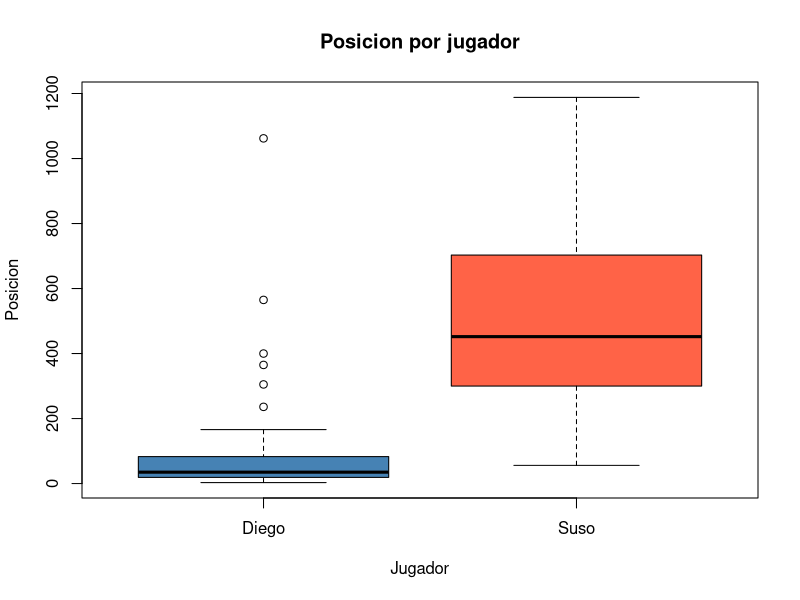
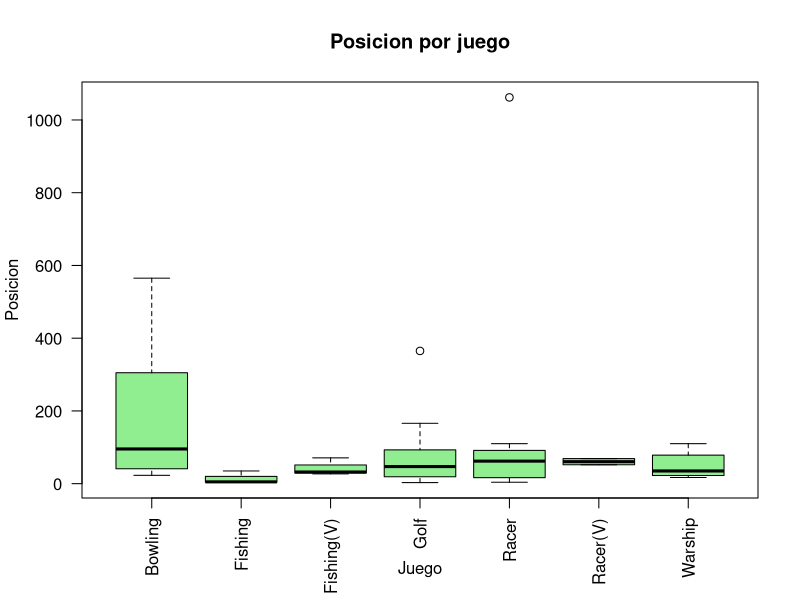
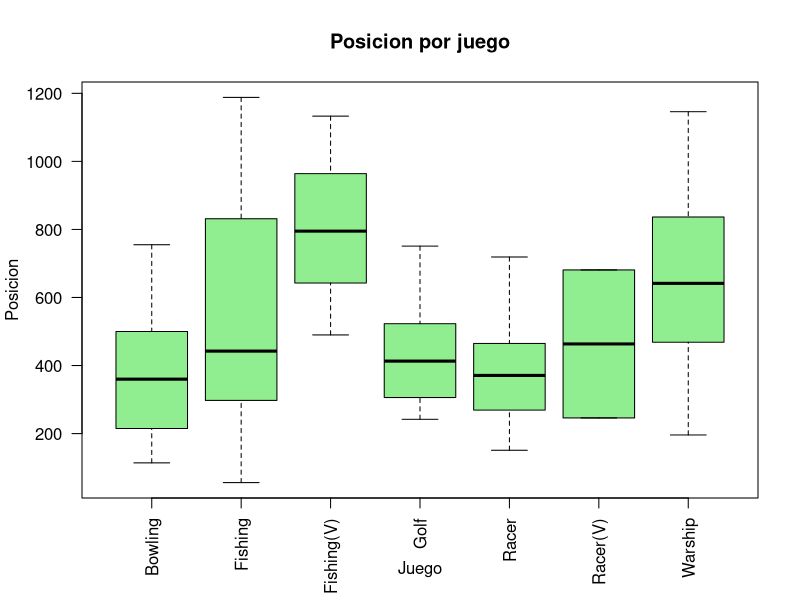
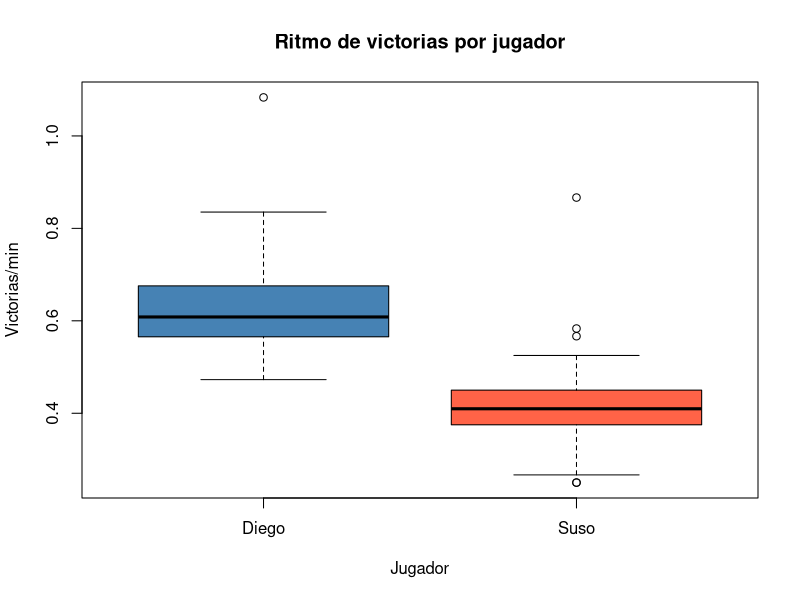
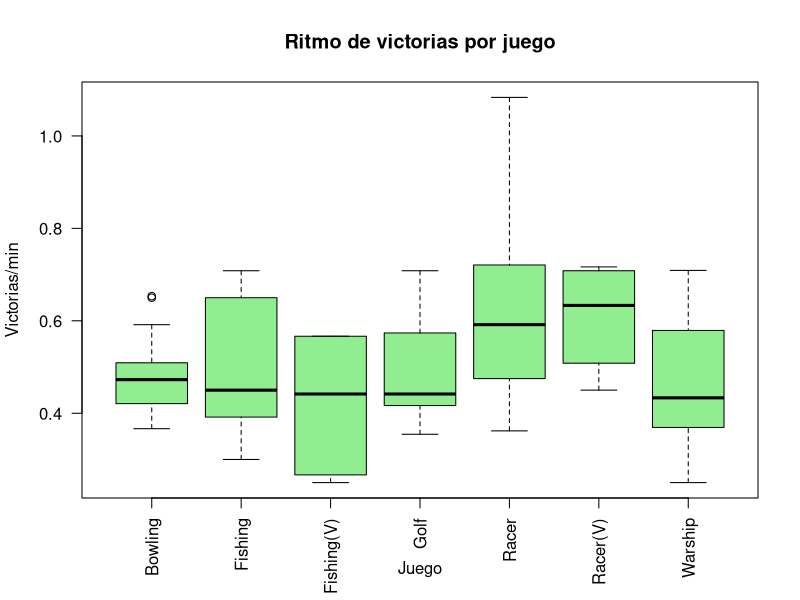
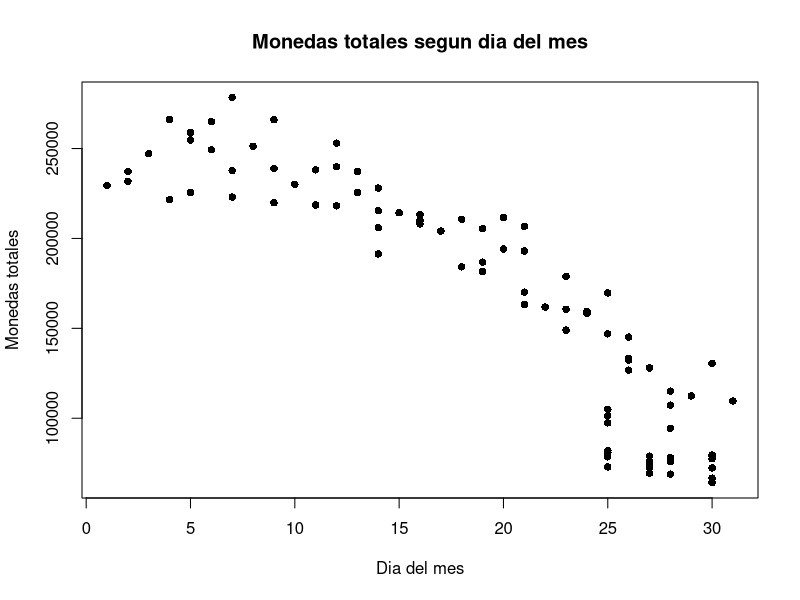
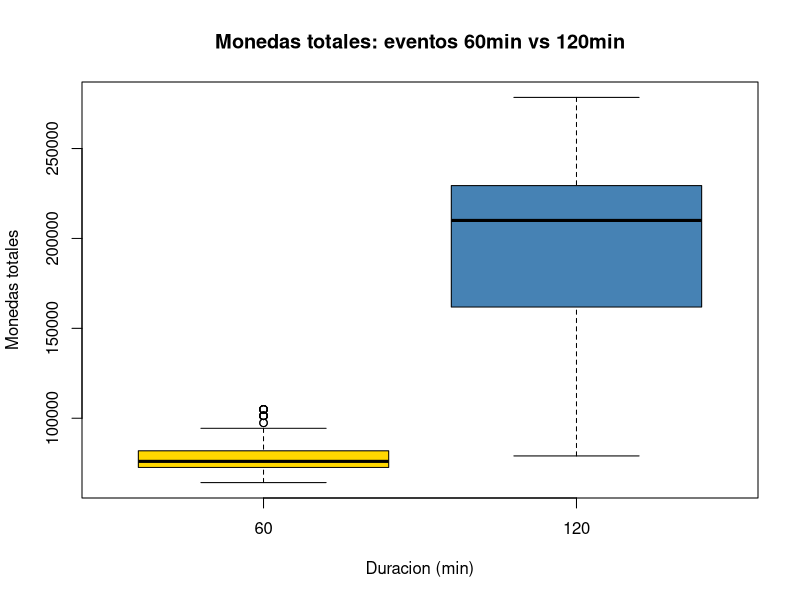
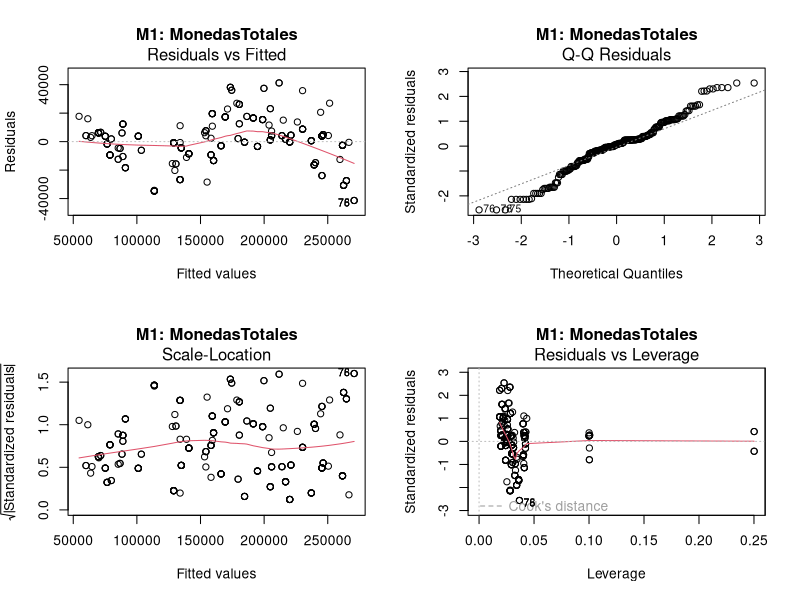

Source code (R) for these figures, in order:
#### ANALISE DOS MINIXOGOS DO ATLAS ####
########################################

setwd("C:/Users/suso2/OneDrive/Escritorio/Atlas")

# ============================================================
# 1. LIBRERIAS
# ============================================================
library(lubridate)
library(dplyr)


# ============================================================
# 2. CARGA Y PREPARACION DE DATOS
# ============================================================
# Dejaremos los datos crudos por si queremos revisar algo en el futuro, ya que
# manipularemos en gran medida la base de datos orginal
datos_crudos <- read.table("registro_juegos.txt", sep = "", header = TRUE)

datos <- read.table("registro_juegos.txt", sep = "", header = TRUE)

# --- Funcion: detectar si una fecha es el ultimo sabado del mes ---
es_ultimo_sabado <- function(fecha) {
  wday(fecha, week_start = 1) == 6 &   # es sabado (1=lun, 6=sab)
  month(fecha + 7) != month(fecha)      # el siguiente sabado ya es otro mes
}

# --- Tipos correctos ---
datos$Fecha   <- dmy(datos$Fecha)
datos$Juego   <- as.factor(datos$Juego)
datos$Jugador <- as.factor(datos$Jugador)

# --- Duracion real segun regla del ultimo sabado ---
datos$Duracion <- ifelse(es_ultimo_sabado(datos$Fecha), 60, 120)

# --- Variables derivadas ---
datos$PropTiempo     <- datos$TiempoJugado.min. / datos$Duracion
datos$DiaMes         <- mday(datos$Fecha)
datos$RitmoVictorias <- datos$Victorias / (datos$PropTiempo * datos$Duracion)
# RitmoVictorias = victorias por minuto jugado (propio de cada jugador y juego)

# --- Eliminar columnas redundantes y Fecha ---
datos <- datos %>% select(-TiempoJugado.min., -Duracion.min., -Fecha)

# --- Vista rapida ---
str(datos)
summary(datos)


# ============================================================
# 3. ANALISIS EXPLORATORIO (EDA)
# ============================================================

# Distribucion de posiciones por jugador
boxplot(Posicion ~ Jugador, data = datos,
        main = "Posicion por jugador", ylab = "Posicion",
        col = c("steelblue", "tomato"))

# Distribucion de posiciones por juego (Diego)
boxplot(Posicion ~ Juego, datos %>% filter(Jugador %in% c("Diego")),
        main = "Posicion por juego", ylab = "Posicion",
        col = "lightgreen", las = 2)

# Distribucion de posiciones por juego (Suso)
boxplot(Posicion ~ Juego, datos %>% filter(Jugador %in% c("Suso")),
        main = "Posicion por juego", ylab = "Posicion",
        col = "lightgreen", las = 2)

# Ritmo de victorias por jugador y juego
boxplot(RitmoVictorias ~ Jugador, data = datos,
        main = "Ritmo de victorias por jugador",
        ylab = "Victorias/min", col = c("steelblue", "tomato"))

boxplot(RitmoVictorias ~ Juego, data = datos,
        main = "Ritmo de victorias por juego",
        ylab = "Victorias/min", col = "lightgreen", las = 2)

# Efecto del dia del mes sobre monedas totales
plot(datos$DiaMes, datos$MonedasTotales,
     main = "Monedas totales segun dia del mes",
     xlab = "Dia del mes", ylab = "Monedas totales", pch = 16)

# Monedas segun tipo de evento
boxplot(MonedasTotales ~ Duracion, data = datos,
        main = "Monedas totales: eventos 60min vs 120min",
        xlab = "Duracion (min)", ylab = "Monedas totales",
        col = c("gold", "steelblue"))

# Correlaciones numericas
cor(datos %>% select(where(is.numeric)), use = "complete.obs")


# ============================================================
# 4. DIVISION TRAIN / TEST
# ============================================================

set.seed(42)
n         <- nrow(datos)
idx_train <- sample(1:n, size = floor(0.8 * n))

train <- datos[idx_train, ]
test  <- datos[-idx_train, ]

cat("Filas train:", nrow(train), "| Filas test:", nrow(test), "\n")


# ============================================================
# 5. MODELOS
# ============================================================
# Flujo de prediccion encadenado:
#
#   DiaMes + Juego + Duracion
#       --> [M1] MonedasTotales estimadas
#
#   MonedasTotales + Posicion_objetivo + Juego + DiaMes
#       --> [M2] Victorias necesarias
#       (el jugador NO entra: las victorias requeridas son iguales para todos)
#
#   Juego + Jugador
#       --> [M3] RitmoVictorias (victorias/min, especifico de cada jugador y juego)
#       --> Tiempo = Victorias / Ritmo

# --- Modelo 1: estimar monedas totales del evento ---
m1 <- lm(MonedasTotales ~ Juego + DiaMes + Duracion, data = train)
summary(m1)

# --- Modelo 2: estimar victorias necesarias para una posicion ---
m2 <- lm(Victorias ~ Posicion + MonedasTotales + Juego, data = train)
summary(m2)

# --- Modelo 3: estimar ritmo de victorias por jugador y juego ---
train_m3 <- train %>% filter(!is.na(RitmoVictorias))
m3 <- lm(RitmoVictorias ~ Juego + Jugador, data = train_m3)
summary(m3)


# ============================================================
# 6. SELECCION DE MODELOS (AIC)
# ============================================================

# Alternativas para M1
m1b <- lm(MonedasTotales ~ Juego * DiaMes + Duracion, data = train)
AIC(m1, m1b)

# Alternativas para M2
m2b <- lm(Victorias ~ Posicion + MonedasTotales + Juego * DiaMes, data = train)
AIC(m2, m2b)

# Alternativas para M3 (interaccion: el ritmo puede variar por jugador segun juego)
m3b <- lm(RitmoVictorias ~ Juego * Jugador, data = train_m3)
AIC(m3, m3b)

# --- Selecciona el mejor en cada caso (diferencia > 2 puntos justifica complejidad) ---
# INSTRUCCIONES:
seleccionar_modelo <- function(m_simple, m_complejo, umbral = 2, nombre = "") {
  aic_simple  <- AIC(m_simple)
  aic_complejo <- AIC(m_complejo)
  diferencia  <- aic_simple - aic_complejo          # positivo = complejo es mejor
  
  cat(sprintf(
    "[%s] AIC simple: %.2f | AIC complejo: %.2f | Diferencia: %.2f → %s\n",
    nombre, aic_simple, aic_complejo, diferencia,
    ifelse(diferencia > umbral, "se elige COMPLEJO", "se elige SIMPLE")
  ))
  
  if (diferencia > umbral) m_complejo else m_simple
}

mejor_m1 <- seleccionar_modelo(m1, m1b, nombre = "M1")
mejor_m2 <- seleccionar_modelo(m2, m2b, nombre = "M2")
mejor_m3 <- seleccionar_modelo(m3, m3b, nombre = "M3")


# ============================================================
# 7. EVALUACION SOBRE TEST
# ============================================================

evaluar <- function(modelo, test_data, var_objetivo) {
  pred <- predict(modelo, newdata = test_data)
  real <- test_data[[var_objetivo]]
  MAE  <- mean(abs(pred - real), na.rm = TRUE)
  RMSE <- sqrt(mean((pred - real)^2, na.rm = TRUE))
  cat("MAE:", round(MAE, 2), "| RMSE:", round(RMSE, 2), "\n")
}

test_m3 <- test %>% filter(!is.na(RitmoVictorias))

cat("--- M1: MonedasTotales ---\n");  evaluar(mejor_m1, test, "MonedasTotales")
cat("--- M2: Victorias ---\n");       evaluar(mejor_m2, test, "Victorias")
cat("--- M3: RitmoVictorias ---\n");  evaluar(mejor_m3, test_m3, "RitmoVictorias")


# ============================================================
# 8. DIAGNOSTICO DE RESIDUOS
# ============================================================

par(mfrow = c(2, 2))
plot(mejor_m1, main = "M1: MonedasTotales")


par(mfrow = c(2, 2))
plot(mejor_m2, main = "M2: Victorias")

par(mfrow = c(2, 2))
plot(mejor_m3, main = "M3: RitmoVictorias")

par(mfrow = c(1, 1))


# ============================================================
# 9. FUNCION DE PREDICCION FINAL
# ============================================================
# Uso: predecir_evento("Diego", "Fishing", fecha = "2026-06-10", posicion_objetivo = 50)

predecir_evento <- function(jugador, juego, fecha, posicion_objetivo) {
  
  fecha        <- as.Date(fecha)
  duracion_min <- ifelse(es_ultimo_sabado(fecha), 60, 120)
  dia_mes      <- mday(fecha)
  
  # Paso 1: estimar monedas totales del evento
  d1 <- data.frame(
    Juego    = factor(juego, levels = levels(datos$Juego)),
    DiaMes   = dia_mes,
    Duracion = duracion_min
  )
  pred_m1     <- predict(mejor_m1, newdata = d1, interval = "prediction", level = 0.95)
  monedas_est <- pred_m1[, "fit"]
  monedas_lwr <- pred_m1[, "lwr"]
  monedas_upr <- pred_m1[, "upr"]
  
  # Paso 2: estimar victorias necesarias para esa posicion
  d2 <- data.frame(
    Juego          = factor(juego, levels = levels(datos$Juego)),
    Posicion       = posicion_objetivo,
    MonedasTotales = monedas_est,
    DiaMes         = dia_mes
  )
  pred_m2       <- predict(mejor_m2, newdata = d2, interval = "prediction", level = 0.95)
  victorias_est <- pred_m2[, "fit"]
  victorias_lwr <- pred_m2[, "lwr"]
  victorias_upr <- pred_m2[, "upr"]
  
  # Paso 3: estimar ritmo de victorias del jugador en ese juego
  d3 <- data.frame(
    Juego   = factor(juego,   levels = levels(datos$Juego)),
    Jugador = factor(jugador, levels = levels(datos$Jugador))
  )
  pred_m3   <- predict(mejor_m3, newdata = d3, interval = "prediction", level = 0.95)
  ritmo_est <- pred_m3[, "fit"]
  ritmo_lwr <- pred_m3[, "lwr"]
  ritmo_upr <- pred_m3[, "upr"]
  
  # Tiempo necesario: central + escenarios pesimista y optimista
  # Pesimista: mas victorias necesarias, ritmo mas lento
  # Optimista: menos victorias necesarias, ritmo mas rapido
  tiempo_est       <- round(victorias_est / ritmo_est)
  tiempo_pesimista <- round(victorias_upr / ritmo_lwr)
  tiempo_optimista <- round(victorias_lwr / ritmo_upr)
  
  # Resultado
  tipo_evento <- ifelse(duracion_min == 60, "Ultimo sabado (60 min)", "Normal (120 min)")
  cat("=============================================\n")
  cat("Jugador:              ", jugador, "\n")
  cat("Juego:                ", juego, "\n")
  cat("Fecha:                ", format(fecha), "\n")
  cat("Tipo de evento:       ", tipo_evento, "\n")
  cat("Posicion objetivo:    ", posicion_objetivo, "\n")
  cat("---------------------------------------------\n")
  cat("Monedas estimadas:    ", round(monedas_est), "\n")
  cat("  IC 95%:             [", round(monedas_lwr), "-", round(monedas_upr), "]\n")
  cat("Victorias necesarias: ", round(victorias_est), "\n")
  cat("  IC 95%:             [", round(victorias_lwr), "-", round(victorias_upr), "]\n")
  cat("Ritmo estimado:       ", round(ritmo_est, 3), "victorias/min\n")
  cat("  IC 95%:             [", round(ritmo_lwr, 3), "-", round(ritmo_upr, 3), "] victorias/min\n")
  cat("---------------------------------------------\n")
  cat("Tiempo necesario:     ", tiempo_est,       "min  (estimacion central)\n")
  cat("  Optimista:          ", tiempo_optimista, "min\n")
  cat("  Pesimista:          ", tiempo_pesimista, "min\n")
  cat("Duracion del evento:  ", duracion_min,     "min\n")
  cat("=============================================\n")
}

# --- Ejemplos de uso ---
predecir_evento("Suso", "Fishing(V)", fecha = "2026-06-27", posicion_objetivo = 500)
predecir_evento("Diego", "Fishing", fecha = "2026-06-28", posicion_objetivo = 100)
# Mismo evento: victorias iguales, tiempo distinto segun el ritmo de cada jugador

predecir_evento("Suso",  "Fishing",  fecha = "2026-07-14", posicion_objetivo = 500)
predecir_evento("Diego",  "Bowling",  fecha = "2026-09-10", posicion_objetivo = c(100,500,1500))
